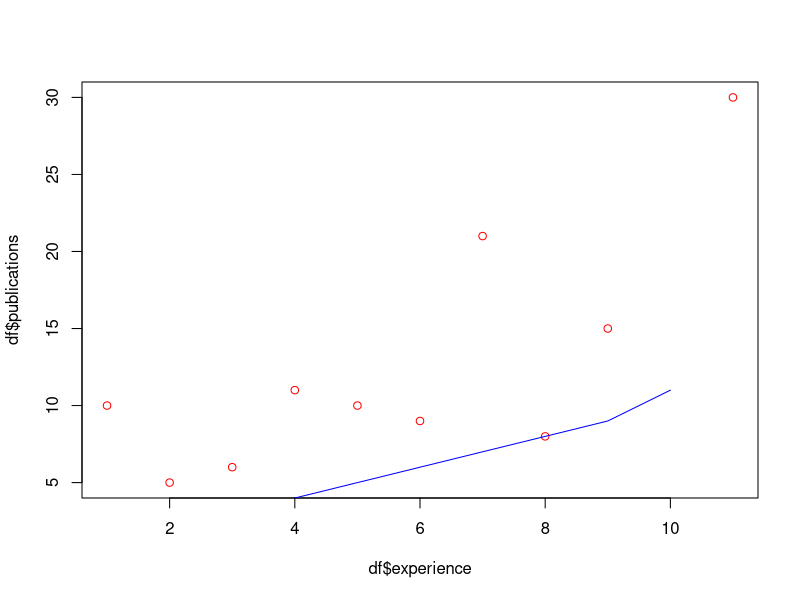
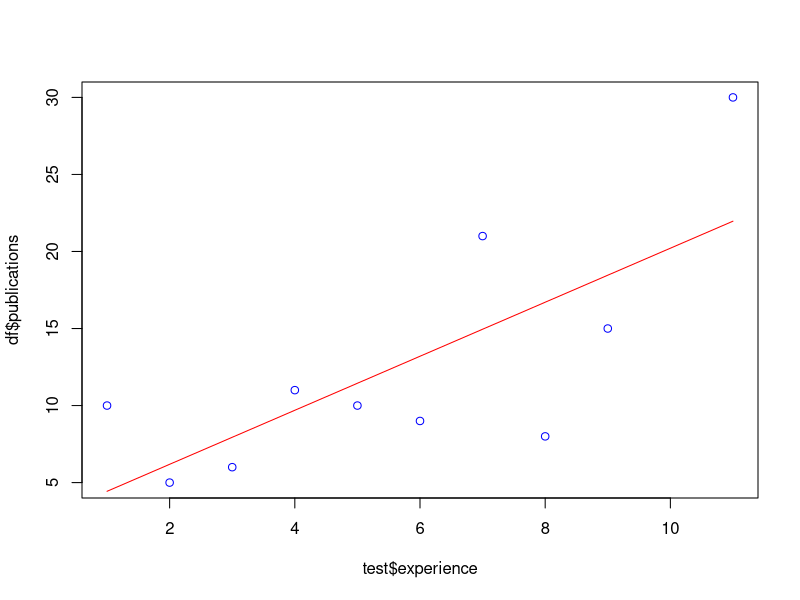

Generate these figures, in order, with R:
dataset = read.csv("Datasets/dataset_faculty.csv")
df = data.frame(dataset$experience, dataset$publications)
df
colnames(df) = c("experience", "publications")

#without predefined functions

experience = mean(df$experience)
publications = mean(df$publications)

num = sum((publications - df$publications)*(experience - df$experience))
den = sum((experience - df$experience)^2)
b1 = num/den

b0 = publications - b1*experience
b0
b1

df$pred_publication = b0 + b1*df$experience
df

plot(df$experience, df$publications, col = "red")
lines(df$experience, df$new_publications, col = "blue")

#using prebuilt functions

model=lm(publications~experience,data = df)
test=data.frame(experience=df$experience)
df$pred=predict(model,test)
plot(test$experience,df$publications,col="blue")
lines(test$experience,df$pred,col="red")